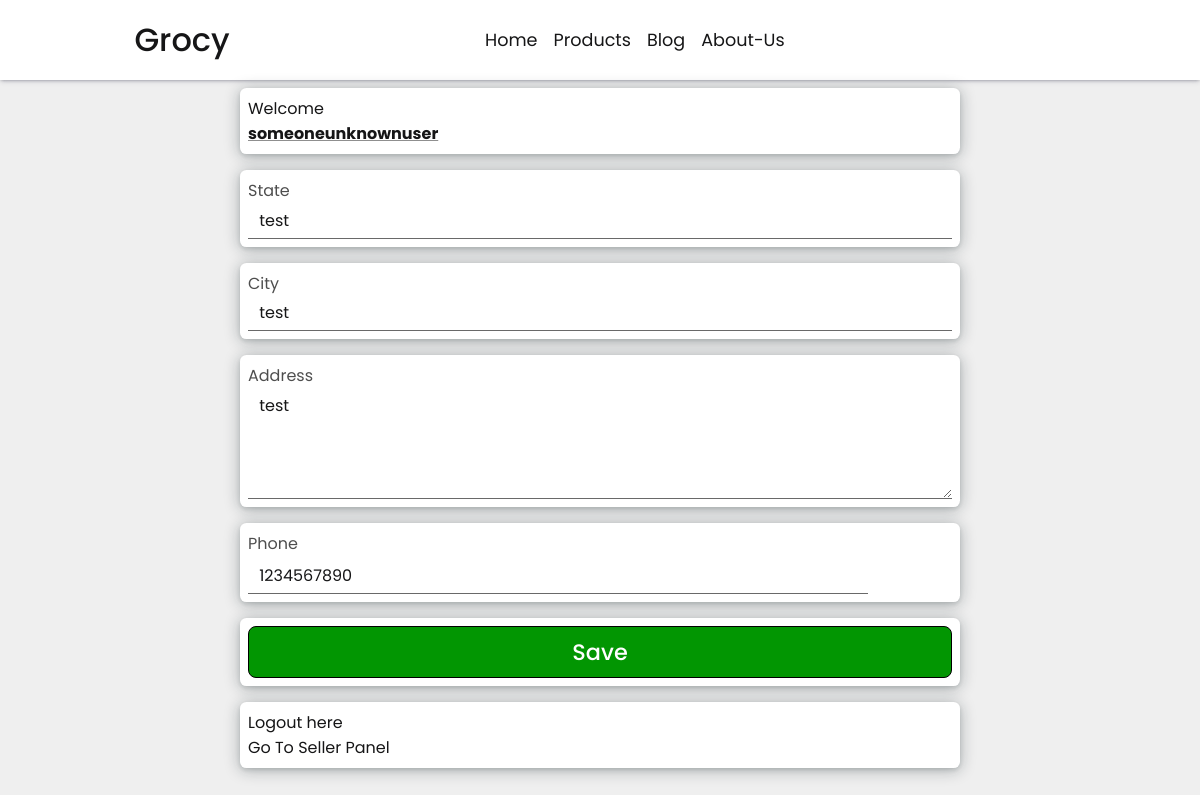
/user/account/ (signed in), run on the app's committed database.
### userapp/models.py (models this page shows, shortened)
class Account(models.Model):
    user = models.OneToOneField(User, on_delete=models.CASCADE, related_name='User')
    state = models.CharField(max_length=40, blank=True, null=True, default=None)
    city = models.CharField(max_length=40, blank=True, null=True, default=None)
    address = models.TextField(blank=True, null=True, default=None)
    phone = models.IntegerField(blank=True, null=True, default=None)
    email_token = models.CharField(max_length=200, null=True, blank=True, default='')
    is_verified = models.BooleanField(default=False)

### userapp/views.py (the view)
# urls.py: path('account/', views.userapp_account, name='userapp_account'),
@login_required(login_url="userapp_login")
def userapp_account(request):
    data["title"] = "User Account Page"
    try:
        find_seller = sellerapp_models.seller.objects.get(user=request.user)
    except:
        data["is_seller"] = False
    else:
        data["is_seller"] = True
    user_account, created = Account.objects.get_or_create(user=request.user)
    if request.method == "POST":
        user_account.state = request.POST.get("state")
        user_account.city = request.POST.get("city")
        user_account.address = request.POST.get("address")
        user_account.phone = request.POST.get("phone")
        user_account.save()
        messages.info(request, "Profile changes has been made..")
        return redirect("userapp_account")
    else:
        data["Account"] = user_account
        return render(request, "userapp/userapp_account.html", data)

### templates/userapp/userapp_account.html (shortened to what this page needs)
{% extends 'base.html' %}
{% block css %} {% load static %}
<link rel="stylesheet" href="{% static 'userapp/userapp_account.css' %}">
{% endblock %}
{% block main %}
{% if user.is_authenticated %}
<div class="account">
    <form action="" method="post" onsubmit="return Account_validation()">
        <section class="section welcome_user">
            Welcome <strong id="user_creds">{{user.username}}</strong>
        </section>
        <section class="section state">
            <label for="state_s">State</label>
            <input name="state" type="text" class="input" id="state_s" value="{{Account.state}}"
                placeholder="state here...">
        </section>
        <section class="section city">
            <label for="city_s">City</label>
            <input name="city" type="text" class="input" id="city_s" value="{{Account.city}}"
                placeholder="city here...">
        </section>
        <section class="section address">
            <label for="address_s">Address</label>
            <textarea name="address" type="text" class="input" rows="4" col id="address_s"
                placeholder="address here...">{{Account.address}}</textarea>
        </section>
        <section class="section phone">
            <label for="phone_s">Phone</label>
            <div>
                <input name="phone" type="number" class="input" onkeyup="phone_validation()" id="phone_s"
                    value="{{Account.phone}}" placeholder="phone number here...">
            </div>
        </section>
        <section class="section submit">
            <button type="submit" id="info_save">Save</button>
        </section>
        <section class="section">
            <a href="{% url 'userapp_logout' %}" class="btn">Logout here</a>
            {% if is_seller %}
                <a href="{% url 'sellerapp_panel' %}" class="btn">Go To Seller Panel</a>
            {% else %}
                <a href="{% url 'sellerapp_register' %}" class="btn">Register as Seller</a>
            {% endif %}
        </section>
    </form>
</div>
{% else %}
<div class="account">
    <section class="section" style="text-align: center;">
        Please Login To Access Your Account
    </section>
</div>
{% endif %}
{% endblock %}

### static/userapp/userapp_account.css (style rules this page uses)
.account section { background: white; margin: 0.5rem; padding: 0.5rem; border-radius: 0.4rem; box-shadow: rgba(14, 30, 37, 0.12) 0px 2px 4px 0px, rgba(14, 30, 37, 0.32) 0px 2px 16px 0px; min-width: 60%; }
.account form { display: flex; flex-direction: column; justify-content: center; align-items: center; }
#user_creds { font-size: 1rem; text-decoration: underline 1px rgb(143, 143, 143); }
.input { border: none; outline: none; font-size: 1rem; border-bottom: 1px solid dimgray; padding: 0.3rem 0.7rem; }
.account .section { display: flex; flex-direction: column; }
.account section label { color: rgb(78, 78, 78); }
.account section #info_save { border: 1px solid black; border-radius: 0.5rem; font-size: 1.4rem; font-weight: 500; background-color: rgb(2, 150, 2); color: white; padding: 0.5rem 0; }
.account .phone input { width: 88%; }

### static/hf/header.css (style rules this page uses)
:root { --text-color: rgb(22, 22, 23); --main-color: green; --background-color: #efefef; --main-background-color: white; --header-box-shadow: rgba(50, 50, 93, 0.25) 0px 2px 5px -1px, rgba(0, 0, 0, 0.3) 0px 1px 3px -1px; }
* { margin: 0; padding: 0; box-sizing: border-box; text-decoration: none; outline: none; font-family: Poppins, sans-serif; list-style: none; color: var(--text-color); }
body { background: var(--background-color); }
header .searchbar input, button { outline: none; background: none; border: none; }

### data on the page
Account: state "test", city "test", address "test", phone "1234567890"

### other printed values
{{ user.username }} "someoneunknownuser"
